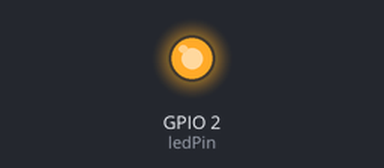
Simulated run of this sketch. Board: ESP8266 (NodeMCU). Parts: output pins drawn as LEDs (lit = HIGH). WiFi joins after 1.5 s; servers stay silent unless stated; what the sketch prints to the serial monitor is not drawn.

Above: at 0.1 s.
At 1.0 s:
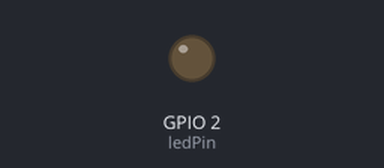
Timing chart, 0 to 2.7 s (numbered marks = the images above):
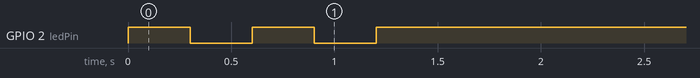

The sketch:

eps32firebase.ino
```cpp
#include <Arduino.h>
#if defined(ESP32)
  #include <WiFi.h>
#elif defined(ESP8266)
  #include <ESP8266WiFi.h>
#endif
#include <Firebase_ESP_Client.h>

#include "addons/TokenHelper.h"
#include "addons/RTDBHelper.h"

#define WIFI_SSID "MIKUMIKU"
#define WIFI_PASSWORD "zzzzzzzz"

#define API_KEY "AIzaSyB4Wb4mhgFwE85ytkYYJC5wctbBjdOKOp8"

#define DATABASE_URL "https://cobaset-352d6-default-rtdb.firebaseio.com/"

FirebaseData fbdo;

FirebaseAuth auth;
FirebaseConfig config;

unsigned long sendDataPrevMillis = 0;
unsigned long wifiCheckPrevMillis = 0;
int count = 0;
bool signupOK = false;

const int ledPin = 2;

void setup(){
  Serial.begin(115200);
  pinMode(ledPin, OUTPUT);
  WiFi.begin(WIFI_SSID, WIFI_PASSWORD);
  Serial.print("Connecting to Wi-Fi");
  while (WiFi.status() != WL_CONNECTED){
    Serial.print(".");
    digitalWrite(ledPin, !digitalRead(ledPin));
    delay(300);
  }
  digitalWrite(ledPin, HIGH);
  Serial.println();
  Serial.print("Connected with IP: ");
  Serial.println(WiFi.localIP());
  Serial.println();

  config.api_key = API_KEY;

  config.database_url = DATABASE_URL;

  if (Firebase.signUp(&config, &auth, "", "")){
    Serial.println("ok");
    signupOK = true;
  }
  else{
    Serial.printf("%s\n", config.signer.signupError.message.c_str());
  }

  config.token_status_callback = tokenStatusCallback;

  Firebase.begin(&config, &auth);
  Firebase.reconnectWiFi(true);
}

void loop(){
  unsigned long currentMillis = millis();

  if (currentMillis - wifiCheckPrevMillis >= 10000) {
    wifiCheckPrevMillis = currentMillis;
    if (WiFi.status() != WL_CONNECTED) {
      Serial.print("Connection lost. Reconnecting to Wi-Fi");
      while (WiFi.status() != WL_CONNECTED) {
        Serial.print(".");
        digitalWrite(ledPin, !digitalRead(ledPin));
        delay(1000);
      }
      digitalWrite(ledPin, HIGH);
      Serial.println();
      Serial.print("Reconnected with IP: ");
      Serial.println(WiFi.localIP());
      Serial.println();
    }
  }

  if (Firebase.ready() && signupOK && (currentMillis - sendDataPrevMillis > 15000 || sendDataPrevMillis == 0)){
    sendDataPrevMillis = currentMillis;
    if (Firebase.RTDB.setInt(&fbdo, "test/int", count)){
      Serial.println("PASSED");
      Serial.println("PATH: " + fbdo.dataPath());
      Serial.println("TYPE: " + fbdo.dataType());
    }
    else {
      Serial.println("FAILED");
      Serial.println("REASON: " + fbdo.errorReason());
    }
    count++;
  }
}
```
